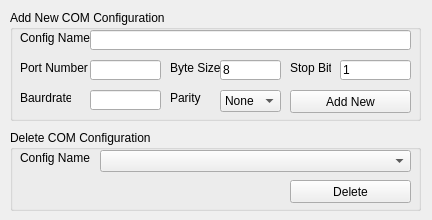
<?xml version="1.0" encoding="UTF-8"?>
<ui version="4.0">
 <class>ComConfig</class>
 <widget class="QWidget" name="ComConfig">
  <property name="geometry">
   <rect>
    <x>0</x>
    <y>0</y>
    <width>432</width>
    <height>220</height>
   </rect>
  </property>
  <property name="windowTitle">
   <string>COM Configuration</string>
  </property>
  <widget class="QGroupBox" name="groupBox">
   <property name="geometry">
    <rect>
     <x>10</x>
     <y>10</y>
     <width>411</width>
     <height>111</height>
    </rect>
   </property>
   <property name="title">
    <string>Add New COM Configuration</string>
   </property>
   <widget class="QLabel" name="label_3">
    <property name="geometry">
     <rect>
      <x>10</x>
      <y>80</y>
      <width>51</width>
      <height>16</height>
     </rect>
    </property>
    <property name="text">
     <string>Baurdrate</string>
    </property>
   </widget>
   <widget class="QLineEdit" name="leStopBit">
    <property name="geometry">
     <rect>
      <x>330</x>
      <y>50</y>
      <width>71</width>
      <height>20</height>
     </rect>
    </property>
    <property name="text">
     <string>1</string>
    </property>
   </widget>
   <widget class="QLabel" name="label_6">
    <property name="geometry">
     <rect>
      <x>160</x>
      <y>50</y>
      <width>51</width>
      <height>16</height>
     </rect>
    </property>
    <property name="text">
     <string>Byte Size</string>
    </property>
   </widget>
   <widget class="QLineEdit" name="leByteSize">
    <property name="geometry">
     <rect>
      <x>210</x>
      <y>50</y>
      <width>61</width>
      <height>20</height>
     </rect>
    </property>
    <property name="text">
     <string>8</string>
    </property>
   </widget>
   <widget class="QLabel" name="label_2">
    <property name="geometry">
     <rect>
      <x>10</x>
      <y>50</y>
      <width>71</width>
      <height>16</height>
     </rect>
    </property>
    <property name="text">
     <string>Port Number</string>
    </property>
   </widget>
   <widget class="QComboBox" name="dbParity">
    <property name="geometry">
     <rect>
      <x>210</x>
      <y>80</y>
      <width>61</width>
      <height>22</height>
     </rect>
    </property>
    <property name="acceptDrops">
     <bool>false</bool>
    </property>
    <property name="editable">
     <bool>false</bool>
    </property>
    <item>
     <property name="text">
      <string>None</string>
     </property>
    </item>
    <item>
     <property name="text">
      <string>Odd</string>
     </property>
    </item>
    <item>
     <property name="text">
      <string>Even</string>
     </property>
    </item>
   </widget>
   <widget class="QLabel" name="label_4">
    <property name="geometry">
     <rect>
      <x>160</x>
      <y>80</y>
      <width>41</width>
      <height>16</height>
     </rect>
    </property>
    <property name="text">
     <string>Parity</string>
    </property>
   </widget>
   <widget class="QLineEdit" name="lePortNum">
    <property name="geometry">
     <rect>
      <x>80</x>
      <y>50</y>
      <width>71</width>
      <height>20</height>
     </rect>
    </property>
   </widget>
   <widget class="QLabel" name="label_5">
    <property name="geometry">
     <rect>
      <x>280</x>
      <y>50</y>
      <width>41</width>
      <height>16</height>
     </rect>
    </property>
    <property name="text">
     <string>Stop Bits</string>
    </property>
   </widget>
   <widget class="QLabel" name="label">
    <property name="geometry">
     <rect>
      <x>10</x>
      <y>20</y>
      <width>71</width>
      <height>16</height>
     </rect>
    </property>
    <property name="text">
     <string>Config Name</string>
    </property>
   </widget>
   <widget class="QLineEdit" name="leBaurdrate">
    <property name="geometry">
     <rect>
      <x>80</x>
      <y>80</y>
      <width>71</width>
      <height>20</height>
     </rect>
    </property>
   </widget>
   <widget class="QPushButton" name="butAddNew">
    <property name="geometry">
     <rect>
      <x>280</x>
      <y>80</y>
      <width>121</width>
      <height>23</height>
     </rect>
    </property>
    <property name="text">
     <string>Add New</string>
    </property>
   </widget>
   <widget class="QLineEdit" name="leConfigName">
    <property name="geometry">
     <rect>
      <x>80</x>
      <y>20</y>
      <width>321</width>
      <height>20</height>
     </rect>
    </property>
   </widget>
  </widget>
  <widget class="QGroupBox" name="groupBox_2">
   <property name="geometry">
    <rect>
     <x>10</x>
     <y>130</y>
     <width>411</width>
     <height>81</height>
    </rect>
   </property>
   <property name="title">
    <string>Delete COM Configuration</string>
   </property>
   <widget class="QComboBox" name="dbConfigName">
    <property name="geometry">
     <rect>
      <x>90</x>
      <y>20</y>
      <width>311</width>
      <height>22</height>
     </rect>
    </property>
    <property name="acceptDrops">
     <bool>false</bool>
    </property>
    <property name="toolTip">
     <string>&lt;html&gt;&lt;head/&gt;&lt;body&gt;&lt;p&gt;Config_Name : Port_No : Baudrate : ByteSize : Parity : Stop_Bits &lt;/p&gt;&lt;/body&gt;&lt;/html&gt;</string>
    </property>
    <property name="editable">
     <bool>false</bool>
    </property>
   </widget>
   <widget class="QLabel" name="label_7">
    <property name="geometry">
     <rect>
      <x>10</x>
      <y>20</y>
      <width>71</width>
      <height>16</height>
     </rect>
    </property>
    <property name="text">
     <string>Config Name</string>
    </property>
   </widget>
   <widget class="QPushButton" name="butDelete">
    <property name="geometry">
     <rect>
      <x>280</x>
      <y>50</y>
      <width>121</width>
      <height>23</height>
     </rect>
    </property>
    <property name="text">
     <string>Delete</string>
    </property>
   </widget>
  </widget>
 </widget>
 <tabstops>
  <tabstop>leConfigName</tabstop>
  <tabstop>lePortNum</tabstop>
  <tabstop>leByteSize</tabstop>
  <tabstop>leStopBit</tabstop>
  <tabstop>leBaurdrate</tabstop>
  <tabstop>dbParity</tabstop>
  <tabstop>butAddNew</tabstop>
  <tabstop>dbConfigName</tabstop>
  <tabstop>butDelete</tabstop>
 </tabstops>
 <resources/>
 <connections/>
</ui>
